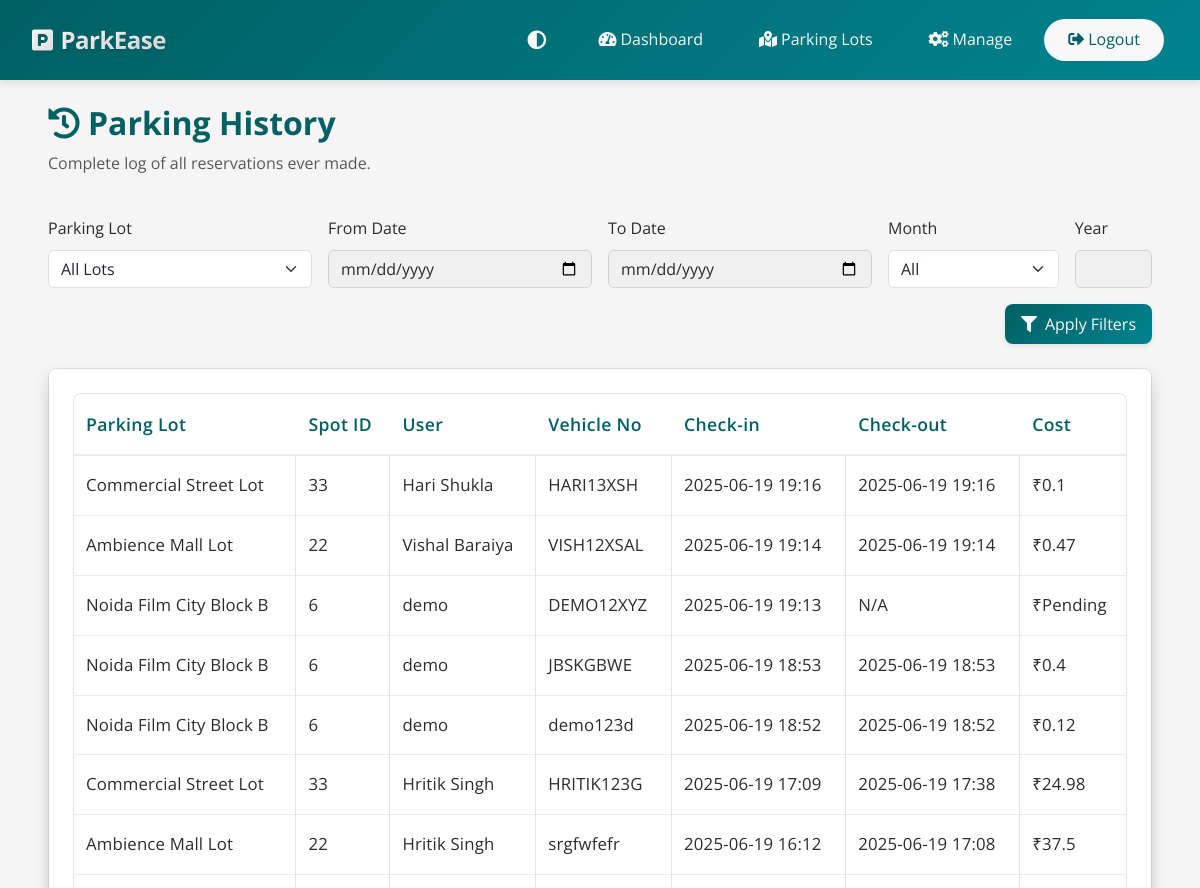
/admin/parking_history (signed in, upper part), run on an earlier commit of the app's database.
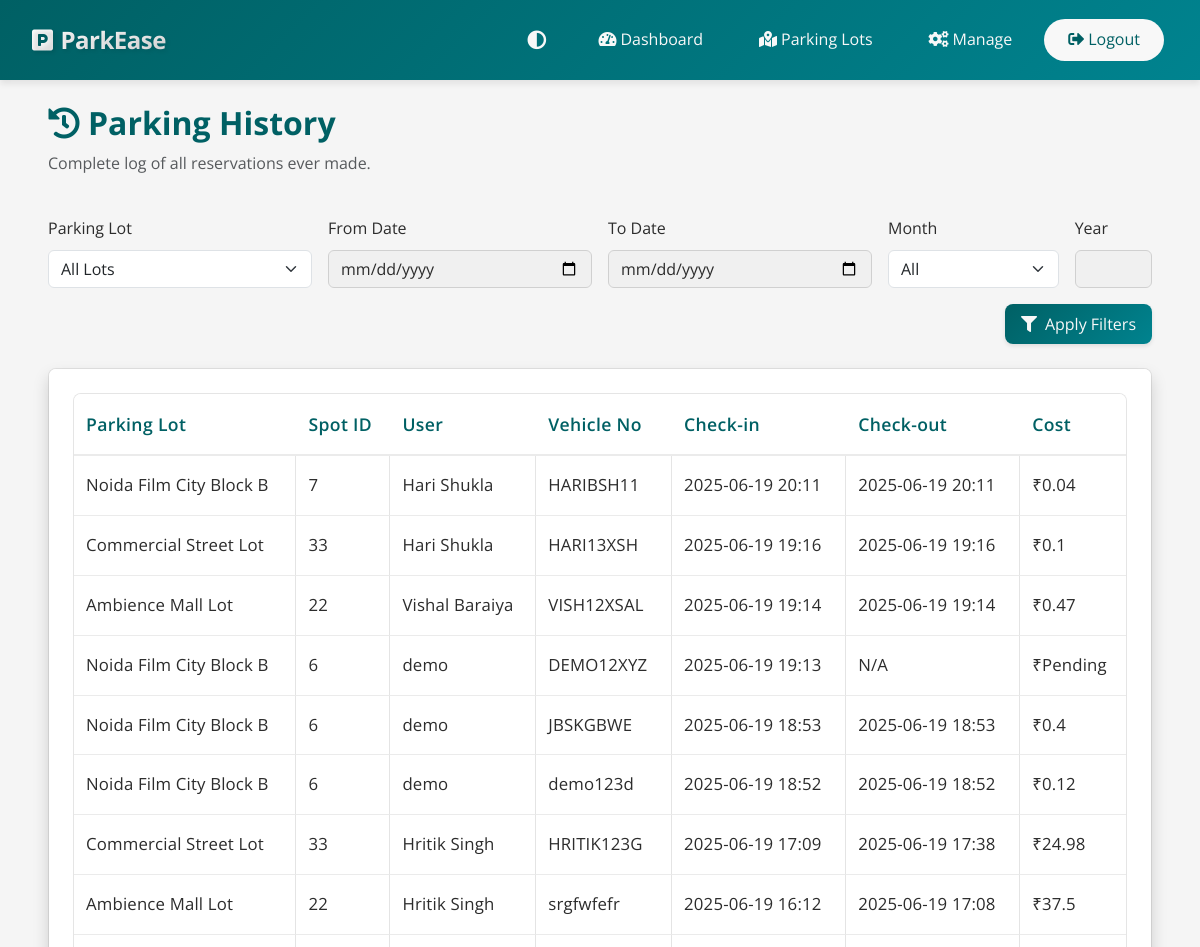
And on a later commit of the database.
### models.py (models this page shows, shortened)
class Reservation(db.Model):
    __tablename__ = 'reservations'
    id = db.Column(db.Integer, primary_key=True)
    spot_id = db.Column(db.Integer, db.ForeignKey('parking_spots.id'), nullable=False)
    user_id = db.Column(db.Integer, db.ForeignKey('users.id'), nullable=False)
    vehicle_number = db.Column(db.String(20), nullable=False)
    parking_timestamp = db.Column(db.DateTime, nullable=False, default=datetime.utcnow)
    expected_end_time = db.Column(db.DateTime, nullable=True)
    leaving_timestamp = db.Column(db.DateTime, nullable=True)
    parking_cost = db.Column(db.Float, nullable=True)
    payment_status = db.Column(db.String(20), nullable=True)
    payment_mode = db.Column(db.String(20), nullable=True)
    payment_time = db.Column(db.DateTime, nullable=True)
    force_released = db.Column(db.Boolean, nullable=True, default=False)

class ParkingLot(db.Model):
    __tablename__ = 'parking_lots'
    id = db.Column(db.Integer, primary_key=True)
    prime_location_name = db.Column(db.String(100), nullable=False)
    price = db.Column(db.Float, nullable=False)  # Price per hour
    address = db.Column(db.String(200), nullable=False)
    pincode = db.Column(db.Integer, nullable=False)
    max_spots = db.Column(db.Integer, nullable=False)
    created_at = db.Column(db.DateTime, default=datetime.utcnow)
    spots = db.relationship('ParkingSpot', backref='parking_lot', lazy=True, cascade='all, delete-orphan')

class ParkingSpot(db.Model):
    __tablename__ = 'parking_spots'
    id = db.Column(db.Integer, primary_key=True)
    lot_id = db.Column(db.Integer, db.ForeignKey('parking_lots.id'), nullable=False)
    status = db.Column(db.String(1), nullable=False, default='A')  # A = Available, O = Occupied
    reservations = db.relationship('Reservation', backref='parking_spot', lazy=True)

class User(UserMixin, db.Model):
    __tablename__ = 'users'
    id = db.Column(db.Integer, primary_key=True)
    email = db.Column(db.String(120), unique=True, nullable=False)
    password_hash = db.Column(db.String(128))
    name = db.Column(db.String(100), nullable=False)
    address = db.Column(db.String(200), nullable=False)
    pincode = db.Column(db.String(10), nullable=False)
    created_at = db.Column(db.DateTime, default=datetime.utcnow)
    user_type = db.Column(db.String(20), default='user')
    reservations = db.relationship('Reservation', backref='user', lazy=True)

### routes/admin/parking_history.py (the view, shortened to what this page needs)
@admin_bp.route('/parking_history', methods=['GET'])
@login_required
def parking_history():
    if session.get('user_type') != 'admin':
        flash('Access denied', 'danger')
        return redirect(url_for('main.index'))
    lot_id = request.args.get('lot_id', type=int)
    date_from = request.args.get('date_from')
    date_to = request.args.get('date_to')
    month = request.args.get('month')
    year = request.args.get('year', type=int)
    query = db.session.query(Reservation, ParkingSpot, ParkingLot, User)
    query = query.join(ParkingSpot, Reservation.spot_id == ParkingSpot.id)
    query = query.join(ParkingLot, ParkingSpot.lot_id == ParkingLot.id)
    query = query.outerjoin(User, Reservation.user_id == User.id)
    if lot_id:
        query = query.filter(ParkingLot.id == lot_id)
    if date_from:
        try:
            date_from_dt = datetime.strptime(date_from, '%Y-%m-%d')
            query = query.filter(Reservation.parking_timestamp >= date_from_dt)
        except Exception:
            pass
    if date_to:
        try:
            date_to_dt = datetime.strptime(date_to, '%Y-%m-%d')
            query = query.filter(Reservation.parking_timestamp <= date_to_dt)
        except Exception:
            pass
    reservations = query.order_by(Reservation.parking_timestamp.desc()).all()
    lots = ParkingLot.query.order_by(ParkingLot.prime_location_name).all()
    return render_template('admin_parking_history.html',
        reservations=reservations,
        lots=lots,
        selected_lot=lot_id,
        date_from=date_from,
        date_to=date_to,
        month=month,
        year=year
    )

### app.py (called while the page is built)
@login_manager.user_loader
def load_user(user_id):
    if session.get('user_type') == 'admin':
        return Admin.query.get(int(user_id))
    return User.query.get(int(user_id))

### utils.py (called while the page is built)
def utc_to_ist(utc_dt):
    if utc_dt is None:  # this will convert utc datetime into ist datetime
        return None
    if utc_dt.tzinfo is None:
        utc_dt = timezone('UTC').localize(utc_dt)
    ist = timezone('Asia/Kolkata')
    return utc_dt.astimezone(ist)

def format_ist_datetime(utc_dt, format='%Y-%m-%d %H:%M'):
    if utc_dt is None:
        return 'N/A'
    ist_dt = utc_to_ist(utc_dt)
    return ist_dt.strftime(format)

### templates/admin_parking_history.html (shortened to what this page needs)
{% extends 'base.html' %}
{% block content %}
<div class="container-fluid px-4 px-md-5 py-4">
    <div class="row mb-4">
        <div class="col-12">
            <h2 class="fw-bold mb-2" style="color: var(--primary-color);">
                <i class="fas fa-history me-2"></i>Parking History
            </h2>
            <p class="text-muted dark-mode-text parking-history-subtext">Complete log of all reservations ever made.</p>
        </div>
    </div>
    <form method="get" class="row g-3 mb-4 align-items-end">
        <div class="col-md-3">
            <label for="lot_id" class="form-label">Parking Lot</label>
            <select class="form-select" id="lot_id" name="lot_id">
                <option value="">All Lots</option>
            </select>
        </div>
        <div class="col-md-3">
            <label for="date_from" class="form-label">From Date</label>
            <input type="date" class="form-control" id="date_from" name="date_from" value="{{ date_from or '' }}">
        </div>
        <div class="col-md-3">
            <label for="date_to" class="form-label">To Date</label>
            <input type="date" class="form-control" id="date_to" name="date_to" value="{{ date_to or '' }}">
        </div>
        <div class="col-md-2">
            <label for="month" class="form-label">Month</label>
            <select class="form-select" id="month" name="month">
                <option value="">All</option>
            </select>
        </div>
        <div class="col-md-1">
            <label for="year" class="form-label">Year</label>
            <input type="number" class="form-control" id="year" name="year" min="2000" max="2100" value="{{ year or '' }}">
        </div>
        <div class="col-md-12 d-flex justify-content-end">
            <button type="submit" class="btn btn-primary"><i class="fas fa-filter me-2"></i>Apply Filters</button>
        </div>
    </form>
    <div class="card bg-white dark-mode-card rounded shadow">
        <div class="card-body p-4">
            <div class="table-responsive">
                <table class="table admin-table" id="historyTable" width="100%" cellspacing="0">
                    <thead>
                        <tr>
                            <th>Parking Lot</th>
                            <th>Spot ID</th>
                            <th>User</th>
                            <th>Vehicle No</th>
                            <th>Check-in</th>
                            <th>Check-out</th>
                            <th>Cost</th>
                        </tr>
                    </thead>
                    <tbody>
                        {% if reservations|length == 0 %}
                        <tr>
                            <td colspan="7" class="text-center text-muted">No reservation history found.</td>
                        </tr>
                        {% else %}
                        {% for reservation, spot, lot, user in reservations %}
                        <tr>
                            <td>{{ lot.prime_location_name }}</td>
                            <td>{{ spot.id }}</td>
                            <td>{{ user.name if user else 'Deleted User' }}</td>
                            <td>{{ reservation.vehicle_number or 'N/A' }}</td>
                            <td>{{ format_ist_datetime(reservation.parking_timestamp) }}</td>
                            <td>{{ format_ist_datetime(reservation.leaving_timestamp) }}</td>
                            <td>₹{{ reservation.parking_cost or 'Pending' }}</td>
                        </tr>
                        {% endfor %}
                        {% endif %}
                    </tbody>
                </table>
            </div>
        </div>
    </div>
</div>
{% endblock %}

What changed in the data, as far as the page shows it:
added Reservation: prime_location_name "Noida Film City Block B", id "7", name "Hari Shukla", vehicle_number "HARIBSH11", parking_timestamp "2025-06-19 20:11", leaving_timestamp "2025-06-19 20:11", parking_cost "0.04"
